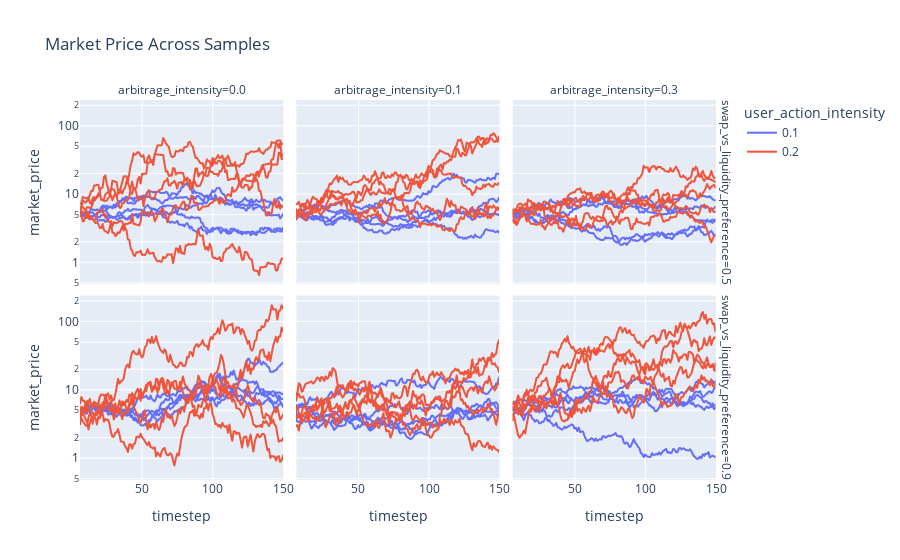

The notebook cell saved with this chart:
### Code cell
fig_df = results.query('timestep > 5')

fig = px.line(fig_df,
              x='timestep',
              y='market_price',
              line_group='run',
              facet_col='arbitrage_intensity',
              facet_row='swap_vs_liquidity_preference',
              color='user_action_intensity',
              log_y=True,
              title='Market Price Across Samples')
fig.show()

### Figure 1 — Plotly figure (JSON) as saved in the notebook; plotly's stock layout.template omitted (floating-point values rounded to 4 significant figures; data arrays with more than 128 entries replaced by an {"elided": "..."} marker saying what was removed)
{"data": [{"hovertemplate": "user_action_intensity=0.1<br>swap_vs_liquidity_preference=0.5<br>arbitrage_intensity=0.0<br>run=1<br>timestep=%{x}<br>market_price=%{y}<extra></extra>", "legendgroup": "0.1", "line": {"color": "#636efa", "dash": "solid"}, "mode": "lines", "name": "0.1", "showlegend": true, "type": "scattergl", "x": {"elided": "145 int values"}, "xaxis": "x4", "y": {"elided": "145 float values"}, "yaxis": "y4"}, {"hovertemplate": "user_action_intensity=0.1<br>swap_vs_liquidity_preference=0.5<br>arbitrage_intensity=0.0<br>run=2<br>timestep=%{x}<br>market_price=%{y}<extra></extra>", "legendgroup": "0.1", "line": {"color": "#636efa", "dash": "solid"}, "mode": "lines", "name": "0.1", "showlegend": false, "type": "scattergl", "x": {"elided": "145 int values"}, "xaxis": "x4", "y": {"elided": "145 float values"}, "yaxis": "y4"}, {"hovertemplate": "user_action_intensity=0.1<br>swap_vs_liquidity_preference=0.5<br>arbitrage_intensity=0.0<br>run=3<br>timestep=%{x}<br>market_price=%{y}<extra></extra>", "legendgroup": "0.1", "line": {"color": "#636efa", "dash": "solid"}, "mode": "lines", "name": "0.1", "showlegend": false, "type": "scattergl", "x": {"elided": "145 int values"}, "xaxis": "x4", "y": {"elided": "145 float values"}, "yaxis": "y4"}, {"hovertemplate": "user_action_intensity=0.1<br>swap_vs_liquidity_preference=0.5<br>arbitrage_intensity=0.0<br>run=4<br>timestep=%{x}<br>market_price=%{y}<extra></extra>", "legendgroup": "0.1", "line": {"color": "#636efa", "dash": "solid"}, "mode": "lines", "name": "0.1", "showlegend": false, "type": "scattergl", "x": {"elided": "145 int values"}, "xaxis": "x4", "y": {"elided": "145 float values"}, "yaxis": "y4"}, {"hovertemplate": "user_action_intensity=0.1<br>swap_vs_liquidity_preference=0.5<br>arbitrage_intensity=0.0<br>run=5<br>timestep=%{x}<br>market_price=%{y}<extra></extra>", "legendgroup": "0.1", "line": {"color": "#636efa", "dash": "solid"}, "mode": "lines", "name": "0.1", "showlegend": false, "type": "scattergl", "x": {"elided": "145 int values"}, "xaxis": "x4", "y": {"elided": "145 float values"}, "yaxis": "y4"}, {"hovertemplate": "user_action_intensity=0.1<br>swap_vs_liquidity_preference=0.5<br>arbitrage_intensity=0.1<br>run=1<br>timestep=%{x}<br>market_price=%{y}<extra></extra>", "legendgroup": "0.1", "line": {"color": "#636efa", "dash": "solid"}, "mode": "lines", "name": "0.1", "showlegend": false, "type": "scattergl", "x": {"elided": "145 int values"}, "xaxis": "x5", "y": {"elided": "145 float values"}, "yaxis": "y5"}, {"hovertemplate": "user_action_intensity=0.1<br>swap_vs_liquidity_preference=0.5<br>arbitrage_intensity=0.1<br>run=2<br>timestep=%{x}<br>market_price=%{y}<extra></extra>", "legendgroup": "0.1", "line": {"color": "#636efa", "dash": "solid"}, "mode": "lines", "name": "0.1", "showlegend": false, "type": "scattergl", "x": {"elided": "145 int values"}, "xaxis": "x5", "y": {"elided": "145 float values"}, "yaxis": "y5"}, {"hovertemplate": "user_action_intensity=0.1<br>swap_vs_liquidity_preference=0.5<br>arbitrage_intensity=0.1<br>run=3<br>timestep=%{x}<br>market_price=%{y}<extra></extra>", "legendgroup": "0.1", "line": {"color": "#636efa", "dash": "solid"}, "mode": "lines", "name": "0.1", "showlegend": false, "type": "scattergl", "x": {"elided": "145 int values"}, "xaxis": "x5", "y": {"elided": "145 float values"}, "yaxis": "y5"}, {"hovertemplate": "user_action_intensity=0.1<br>swap_vs_liquidity_preference=0.5<br>arbitrage_intensity=0.1<br>run=4<br>timestep=%{x}<br>market_price=%{y}<extra></extra>", "legendgroup": "0.1", "line": {"color": "#636efa", "dash": "solid"}, "mode": "lines", "name": "0.1", "showlegend": false, "type": "scattergl", "x": {"elided": "145 int values"}, "xaxis": "x5", "y": {"elided": "145 float values"}, "yaxis": "y5"}, {"hovertemplate": "user_action_intensity=0.1<br>swap_vs_liquidity_preference=0.5<br>arbitrage_intensity=0.1<br>run=5<br>timestep=%{x}<br>market_price=%{y}<extra></extra>", "legendgroup": "0.1", "line": {"color": "#636efa", "dash": "solid"}, "mode": "lines", "name": "0.1", "showlegend": false, "type": "scattergl", "x": {"elided": "145 int values"}, "xaxis": "x5", "y": {"elided": "145 float values"}, "yaxis": "y5"}, {"hovertemplate": "user_action_intensity=0.1<br>swap_vs_liquidity_preference=0.5<br>arbitrage_intensity=0.3<br>run=1<br>timestep=%{x}<br>market_price=%{y}<extra></extra>", "legendgroup": "0.1", "line": {"color": "#636efa", "dash": "solid"}, "mode": "lines", "name": "0.1", "showlegend": false, "type": "scattergl", "x": {"elided": "145 int values"}, "xaxis": "x6", "y": {"elided": "145 float values"}, "yaxis": "y6"}, {"hovertemplate": "user_action_intensity=0.1<br>swap_vs_liquidity_preference=0.5<br>arbitrage_intensity=0.3<br>run=2<br>timestep=%{x}<br>market_price=%{y}<extra></extra>", "legendgroup": "0.1", "line": {"color": "#636efa", "dash": "solid"}, "mode": "lines", "name": "0.1", "showlegend": false, "type": "scattergl", "x": {"elided": "145 int values"}, "xaxis": "x6", "y": {"elided": "145 float values"}, "yaxis": "y6"}, {"hovertemplate": "user_action_intensity=0.1<br>swap_vs_liquidity_preference=0.5<br>arbitrage_intensity=0.3<br>run=3<br>timestep=%{x}<br>market_price=%{y}<extra></extra>", "legendgroup": "0.1", "line": {"color": "#636efa", "dash": "solid"}, "mode": "lines", "name": "0.1", "showlegend": false, "type": "scattergl", "x": {"elided": "145 int values"}, "xaxis": "x6", "y": {"elided": "145 float values"}, "yaxis": "y6"}, {"hovertemplate": "user_action_intensity=0.1<br>swap_vs_liquidity_preference=0.5<br>arbitrage_intensity=0.3<br>run=4<br>timestep=%{x}<br>market_price=%{y}<extra></extra>", "legendgroup": "0.1", "line": {"color": "#636efa", "dash": "solid"}, "mode": "lines", "name": "0.1", "showlegend": false, "type": "scattergl", "x": {"elided": "145 int values"}, "xaxis": "x6", "y": {"elided": "145 float values"}, "yaxis": "y6"}, {"hovertemplate": "user_action_intensity=0.1<br>swap_vs_liquidity_preference=0.5<br>arbitrage_intensity=0.3<br>run=5<br>timestep=%{x}<br>market_price=%{y}<extra></extra>", "legendgroup": "0.1", "line": {"color": "#636efa", "dash": "solid"}, "mode": "lines", "name": "0.1", "showlegend": false, "type": "scattergl", "x": {"elided": "145 int values"}, "xaxis": "x6", "y": {"elided": "145 float values"}, "yaxis": "y6"}, {"hovertemplate": "user_action_intensity=0.1<br>swap_vs_liquidity_preference=0.9<br>arbitrage_intensity=0.0<br>run=1<br>timestep=%{x}<br>market_price=%{y}<extra></extra>", "legendgroup": "0.1", "line": {"color": "#636efa", "dash": "solid"}, "mode": "lines", "name": "0.1", "showlegend": false, "type": "scattergl", "x": {"elided": "145 int values"}, "xaxis": "x", "y": {"elided": "145 float values"}, "yaxis": "y"}, {"hovertemplate": "user_action_intensity=0.1<br>swap_vs_liquidity_preference=0.9<br>arbitrage_intensity=0.0<br>run=2<br>timestep=%{x}<br>market_price=%{y}<extra></extra>", "legendgroup": "0.1", "line": {"color": "#636efa", "dash": "solid"}, "mode": "lines", "name": "0.1", "showlegend": false, "type": "scattergl", "x": {"elided": "145 int values"}, "xaxis": "x", "y": {"elided": "145 float values"}, "yaxis": "y"}, {"hovertemplate": "user_action_intensity=0.1<br>swap_vs_liquidity_preference=0.9<br>arbitrage_intensity=0.0<br>run=3<br>timestep=%{x}<br>market_price=%{y}<extra></extra>", "legendgroup": "0.1", "line": {"color": "#636efa", "dash": "solid"}, "mode": "lines", "name": "0.1", "showlegend": false, "type": "scattergl", "x": {"elided": "145 int values"}, "xaxis": "x", "y": {"elided": "145 float values"}, "yaxis": "y"}, {"hovertemplate": "user_action_intensity=0.1<br>swap_vs_liquidity_preference=0.9<br>arbitrage_intensity=0.0<br>run=4<br>timestep=%{x}<br>market_price=%{y}<extra></extra>", "legendgroup": "0.1", "line": {"color": "#636efa", "dash": "solid"}, "mode": "lines", "name": "0.1", "showlegend": false, "type": "scattergl", "x": {"elided": "145 int values"}, "xaxis": "x", "y": {"elided": "145 float values"}, "yaxis": "y"}, {"hovertemplate": "user_action_intensity=0.1<br>swap_vs_liquidity_preference=0.9<br>arbitrage_intensity=0.0<br>run=5<br>timestep=%{x}<br>market_price=%{y}<extra></extra>", "legendgroup": "0.1", "line": {"color": "#636efa", "dash": "solid"}, "mode": "lines", "name": "0.1", "showlegend": false, "type": "scattergl", "x": {"elided": "145 int values"}, "xaxis": "x", "y": {"elided": "145 float values"}, "yaxis": "y"}, {"hovertemplate": "user_action_intensity=0.1<br>swap_vs_liquidity_preference=0.9<br>arbitrage_intensity=0.1<br>run=1<br>timestep=%{x}<br>market_price=%{y}<extra></extra>", "legendgroup": "0.1", "line": {"color": "#636efa", "dash": "solid"}, "mode": "lines", "name": "0.1", "showlegend": false, "type": "scattergl", "x": {"elided": "145 int values"}, "xaxis": "x2", "y": {"elided": "145 float values"}, "yaxis": "y2"}, {"hovertemplate": "user_action_intensity=0.1<br>swap_vs_liquidity_preference=0.9<br>arbitrage_intensity=0.1<br>run=2<br>timestep=%{x}<br>market_price=%{y}<extra></extra>", "legendgroup": "0.1", "line": {"color": "#636efa", "dash": "solid"}, "mode": "lines", "name": "0.1", "showlegend": false, "type": "scattergl", "x": {"elided": "145 int values"}, "xaxis": "x2", "y": {"elided": "145 float values"}, "yaxis": "y2"}, {"hovertemplate": "user_action_intensity=0.1<br>swap_vs_liquidity_preference=0.9<br>arbitrage_intensity=0.1<br>run=3<br>timestep=%{x}<br>market_price=%{y}<extra></extra>", "legendgroup": "0.1", "line": {"color": "#636efa", "dash": "solid"}, "mode": "lines", "name": "0.1", "showlegend": false, "type": "scattergl", "x": {"elided": "145 int values"}, "xaxis": "x2", "y": {"elided": "145 float values"}, "yaxis": "y2"}, {"hovertemplate": "user_action_intensity=0.1<br>swap_vs_liquidity_preference=0.9<br>arbitrage_intensity=0.1<br>run=4<br>timestep=%{x}<br>market_price=%{y}<extra></extra>", "legendgroup": "0.1", "line": {"color": "#636efa", "dash": "solid"}, "mode": "lines", "name": "0.1", "showlegend": false, "type": "scattergl", "x": {"elided": "145 int values"}, "xaxis": "x2", "y": {"elided": "145 float values"}, "yaxis": "y2"}, {"hovertemplate": "user_action_intensity=0.1<br>swap_vs_liquidity_preference=0.9<br>arbitrage_intensity=0.1<br>run=5<br>timestep=%{x}<br>market_price=%{y}<extra></extra>", "legendgroup": "0.1", "line": {"color": "#636efa", "dash": "solid"}, "mode": "lines", "name": "0.1", "showlegend": false, "type": "scattergl", "x": {"elided": "145 int values"}, "xaxis": "x2", "y": {"elided": "145 float values"}, "yaxis": "y2"}, {"hovertemplate": "user_action_intensity=0.1<br>swap_vs_liquidity_preference=0.9<br>arbitrage_intensity=0.3<br>run=1<br>timestep=%{x}<br>market_price=%{y}<extra></extra>", "legendgroup": "0.1", "line": {"color": "#636efa", "dash": "solid"}, "mode": "lines", "name": "0.1", "showlegend": false, "type": "scattergl", "x": {"elided": "145 int values"}, "xaxis": "x3", "y": {"elided": "145 float values"}, "yaxis": "y3"}, {"hovertemplate": "user_action_intensity=0.1<br>swap_vs_liquidity_preference=0.9<br>arbitrage_intensity=0.3<br>run=2<br>timestep=%{x}<br>market_price=%{y}<extra></extra>", "legendgroup": "0.1", "line": {"color": "#636efa", "dash": "solid"}, "mode": "lines", "name": "0.1", "showlegend": false, "type": "scattergl", "x": {"elided": "145 int values"}, "xaxis": "x3", "y": {"elided": "145 float values"}, "yaxis": "y3"}, {"hovertemplate": "user_action_intensity=0.1<br>swap_vs_liquidity_preference=0.9<br>arbitrage_intensity=0.3<br>run=3<br>timestep=%{x}<br>market_price=%{y}<extra></extra>", "legendgroup": "0.1", "line": {"color": "#636efa", "dash": "solid"}, "mode": "lines", "name": "0.1", "showlegend": false, "type": "scattergl", "x": {"elided": "145 int values"}, "xaxis": "x3", "y": {"elided": "145 float values"}, "yaxis": "y3"}, {"hovertemplate": "user_action_intensity=0.1<br>swap_vs_liquidity_preference=0.9<br>arbitrage_intensity=0.3<br>run=4<br>timestep=%{x}<br>market_price=%{y}<extra></extra>", "legendgroup": "0.1", "line": {"color": "#636efa", "dash": "solid"}, "mode": "lines", "name": "0.1", "showlegend": false, "type": "scattergl", "x": {"elided": "145 int values"}, "xaxis": "x3", "y": {"elided": "145 float values"}, "yaxis": "y3"}, {"hovertemplate": "user_action_intensity=0.1<br>swap_vs_liquidity_preference=0.9<br>arbitrage_intensity=0.3<br>run=5<br>timestep=%{x}<br>market_price=%{y}<extra></extra>", "legendgroup": "0.1", "line": {"color": "#636efa", "dash": "solid"}, "mode": "lines", "name": "0.1", "showlegend": false, "type": "scattergl", "x": {"elided": "145 int values"}, "xaxis": "x3", "y": {"elided": "145 float values"}, "yaxis": "y3"}, {"hovertemplate": "user_action_intensity=0.2<br>swap_vs_liquidity_preference=0.5<br>arbitrage_intensity=0.0<br>run=1<br>timestep=%{x}<br>market_price=%{y}<extra></extra>", "legendgroup": "0.2", "line": {"color": "#EF553B", "dash": "solid"}, "mode": "lines", "name": "0.2", "showlegend": true, "type": "scattergl", "x": {"elided": "145 int values"}, "xaxis": "x4", "y": {"elided": "145 float values"}, "yaxis": "y4"}, {"hovertemplate": "user_action_intensity=0.2<br>swap_vs_liquidity_preference=0.5<br>arbitrage_intensity=0.0<br>run=2<br>timestep=%{x}<br>market_price=%{y}<extra></extra>", "legendgroup": "0.2", "line": {"color": "#EF553B", "dash": "solid"}, "mode": "lines", "name": "0.2", "showlegend": false, "type": "scattergl", "x": {"elided": "145 int values"}, "xaxis": "x4", "y": {"elided": "145 float values"}, "yaxis": "y4"}, {"hovertemplate": "user_action_intensity=0.2<br>swap_vs_liquidity_preference=0.5<br>arbitrage_intensity=0.0<br>run=3<br>timestep=%{x}<br>market_price=%{y}<extra></extra>", "legendgroup": "0.2", "line": {"color": "#EF553B", "dash": "solid"}, "mode": "lines", "name": "0.2", "showlegend": false, "type": "scattergl", "x": {"elided": "145 int values"}, "xaxis": "x4", "y": {"elided": "145 float values"}, "yaxis": "y4"}, {"hovertemplate": "user_action_intensity=0.2<br>swap_vs_liquidity_preference=0.5<br>arbitrage_intensity=0.0<br>run=4<br>timestep=%{x}<br>market_price=%{y}<extra></extra>", "legendgroup": "0.2", "line": {"color": "#EF553B", "dash": "solid"}, "mode": "lines", "name": "0.2", "showlegend": false, "type": "scattergl", "x": {"elided": "145 int values"}, "xaxis": "x4", "y": {"elided": "145 float values"}, "yaxis": "y4"}, {"hovertemplate": "user_action_intensity=0.2<br>swap_vs_liquidity_preference=0.5<br>arbitrage_intensity=0.0<br>run=5<br>timestep=%{x}<br>market_price=%{y}<extra></extra>", "legendgroup": "0.2", "line": {"color": "#EF553B", "dash": "solid"}, "mode": "lines", "name": "0.2", "showlegend": false, "type": "scattergl", "x": {"elided": "145 int values"}, "xaxis": "x4", "y": {"elided": "145 float values"}, "yaxis": "y4"}, {"hovertemplate": "user_action_intensity=0.2<br>swap_vs_liquidity_preference=0.5<br>arbitrage_intensity=0.1<br>run=1<br>timestep=%{x}<br>market_price=%{y}<extra></extra>", "legendgroup": "0.2", "line": {"color": "#EF553B", "dash": "solid"}, "mode": "lines", "name": "0.2", "showlegend": false, "type": "scattergl", "x": {"elided": "145 int values"}, "xaxis": "x5", "y": {"elided": "145 float values"}, "yaxis": "y5"}, {"hovertemplate": "user_action_intensity=0.2<br>swap_vs_liquidity_preference=0.5<br>arbitrage_intensity=0.1<br>run=2<br>timestep=%{x}<br>market_price=%{y}<extra></extra>", "legendgroup": "0.2", "line": {"color": "#EF553B", "dash": "solid"}, "mode": "lines", "name": "0.2", "showlegend": false, "type": "scattergl", "x": {"elided": "145 int values"}, "xaxis": "x5", "y": {"elided": "145 float values"}, "yaxis": "y5"}, {"hovertemplate": "user_action_intensity=0.2<br>swap_vs_liquidity_preference=0.5<br>arbitrage_intensity=0.1<br>run=3<br>timestep=%{x}<br>market_price=%{y}<extra></extra>", "legendgroup": "0.2", "line": {"color": "#EF553B", "dash": "solid"}, "mode": "lines", "name": "0.2", "showlegend": false, "type": "scattergl", "x": {"elided": "145 int values"}, "xaxis": "x5", "y": {"elided": "145 float values"}, "yaxis": "y5"}, {"hovertemplate": "user_action_intensity=0.2<br>swap_vs_liquidity_preference=0.5<br>arbitrage_intensity=0.1<br>run=4<br>timestep=%{x}<br>market_price=%{y}<extra></extra>", "legendgroup": "0.2", "line": {"color": "#EF553B", "dash": "solid"}, "mode": "lines", "name": "0.2", "showlegend": false, "type": "scattergl", "x": {"elided": "145 int values"}, "xaxis": "x5", "y": {"elided": "145 float values"}, "yaxis": "y5"}, {"hovertemplate": "user_action_intensity=0.2<br>swap_vs_liquidity_preference=0.5<br>arbitrage_intensity=0.1<br>run=5<br>timestep=%{x}<br>market_price=%{y}<extra></extra>", "legendgroup": "0.2", "line": {"color": "#EF553B", "dash": "solid"}, "mode": "lines", "name": "0.2", "showlegend": false, "type": "scattergl", "x": {"elided": "145 int values"}, "xaxis": "x5", "y": {"elided": "145 float values"}, "yaxis": "y5"}, {"hovertemplate": "user_action_intensity=0.2<br>swap_vs_liquidity_preference=0.5<br>arbitrage_intensity=0.3<br>run=1<br>timestep=%{x}<br>market_price=%{y}<extra></extra>", "legendgroup": "0.2", "line": {"color": "#EF553B", "dash": "solid"}, "mode": "lines", "name": "0.2", "showlegend": false, "type": "scattergl", "x": {"elided": "145 int values"}, "xaxis": "x6", "y": {"elided": "145 float values"}, "yaxis": "y6"}, {"hovertemplate": "user_action_intensity=0.2<br>swap_vs_liquidity_preference=0.5<br>arbitrage_intensity=0.3<br>run=2<br>timestep=%{x}<br>market_price=%{y}<extra></extra>", "legendgroup": "0.2", "line": {"color": "#EF553B", "dash": "solid"}, "mode": "lines", "name": "0.2", "showlegend": false, "type": "scattergl", "x": {"elided": "145 int values"}, "xaxis": "x6", "y": {"elided": "145 float values"}, "yaxis": "y6"}, {"hovertemplate": "user_action_intensity=0.2<br>swap_vs_liquidity_preference=0.5<br>arbitrage_intensity=0.3<br>run=3<br>timestep=%{x}<br>market_price=%{y}<extra></extra>", "legendgroup": "0.2", "line": {"color": "#EF553B", "dash": "solid"}, "mode": "lines", "name": "0.2", "showlegend": false, "type": "scattergl", "x": {"elided": "145 int values"}, "xaxis": "x6", "y": {"elided": "145 float values"}, "yaxis": "y6"}, {"hovertemplate": "user_action_intensity=0.2<br>swap_vs_liquidity_preference=0.5<br>arbitrage_intensity=0.3<br>run=4<br>timestep=%{x}<br>market_price=%{y}<extra></extra>", "legendgroup": "0.2", "line": {"color": "#EF553B", "dash": "solid"}, "mode": "lines", "name": "0.2", "showlegend": false, "type": "scattergl", "x": {"elided": "145 int values"}, "xaxis": "x6", "y": {"elided": "145 float values"}, "yaxis": "y6"}, {"hovertemplate": "user_action_intensity=0.2<br>swap_vs_liquidity_preference=0.5<br>arbitrage_intensity=0.3<br>run=5<br>timestep=%{x}<br>market_price=%{y}<extra></extra>", "legendgroup": "0.2", "line": {"color": "#EF553B", "dash": "solid"}, "mode": "lines", "name": "0.2", "showlegend": false, "type": "scattergl", "x": {"elided": "145 int values"}, "xaxis": "x6", "y": {"elided": "145 float values"}, "yaxis": "y6"}, {"hovertemplate": "user_action_intensity=0.2<br>swap_vs_liquidity_preference=0.9<br>arbitrage_intensity=0.0<br>run=1<br>timestep=%{x}<br>market_price=%{y}<extra></extra>", "legendgroup": "0.2", "line": {"color": "#EF553B", "dash": "solid"}, "mode": "lines", "name": "0.2", "showlegend": false, "type": "scattergl", "x": {"elided": "145 int values"}, "xaxis": "x", "y": {"elided": "145 float values"}, "yaxis": "y"}, {"hovertemplate": "user_action_intensity=0.2<br>swap_vs_liquidity_preference=0.9<br>arbitrage_intensity=0.0<br>run=2<br>timestep=%{x}<br>market_price=%{y}<extra></extra>", "legendgroup": "0.2", "line": {"color": "#EF553B", "dash": "solid"}, "mode": "lines", "name": "0.2", "showlegend": false, "type": "scattergl", "x": {"elided": "145 int values"}, "xaxis": "x", "y": {"elided": "145 float values"}, "yaxis": "y"}, {"hovertemplate": "user_action_intensity=0.2<br>swap_vs_liquidity_preference=0.9<br>arbitrage_intensity=0.0<br>run=3<br>timestep=%{x}<br>market_price=%{y}<extra></extra>", "legendgroup": "0.2", "line": {"color": "#EF553B", "dash": "solid"}, "mode": "lines", "name": "0.2", "showlegend": false, "type": "scattergl", "x": {"elided": "145 int values"}, "xaxis": "x", "y": {"elided": "145 float values"}, "yaxis": "y"}, {"hovertemplate": "user_action_intensity=0.2<br>swap_vs_liquidity_preference=0.9<br>arbitrage_intensity=0.0<br>run=4<br>timestep=%{x}<br>market_price=%{y}<extra></extra>", "legendgroup": "0.2", "line": {"color": "#EF553B", "dash": "solid"}, "mode": "lines", "name": "0.2", "showlegend": false, "type": "scattergl", "x": {"elided": "145 int values"}, "xaxis": "x", "y": {"elided": "145 float values"}, "yaxis": "y"}, {"hovertemplate": "user_action_intensity=0.2<br>swap_vs_liquidity_preference=0.9<br>arbitrage_intensity=0.0<br>run=5<br>timestep=%{x}<br>market_price=%{y}<extra></extra>", "legendgroup": "0.2", "line": {"color": "#EF553B", "dash": "solid"}, "mode": "lines", "name": "0.2", "showlegend": false, "type": "scattergl", "x": {"elided": "145 int values"}, "xaxis": "x", "y": {"elided": "145 float values"}, "yaxis": "y"}, {"hovertemplate": "user_action_intensity=0.2<br>swap_vs_liquidity_preference=0.9<br>arbitrage_intensity=0.1<br>run=1<br>timestep=%{x}<br>market_price=%{y}<extra></extra>", "legendgroup": "0.2", "line": {"color": "#EF553B", "dash": "solid"}, "mode": "lines", "name": "0.2", "showlegend": false, "type": "scattergl", "x": {"elided": "145 int values"}, "xaxis": "x2", "y": {"elided": "145 float values"}, "yaxis": "y2"}, {"hovertemplate": "user_action_intensity=0.2<br>swap_vs_liquidity_preference=0.9<br>arbitrage_intensity=0.1<br>run=2<br>timestep=%{x}<br>market_price=%{y}<extra></extra>", "legendgroup": "0.2", "line": {"color": "#EF553B", "dash": "solid"}, "mode": "lines", "name": "0.2", "showlegend": false, "type": "scattergl", "x": {"elided": "145 int values"}, "xaxis": "x2", "y": {"elided": "145 float values"}, "yaxis": "y2"}, {"hovertemplate": "user_action_intensity=0.2<br>swap_vs_liquidity_preference=0.9<br>arbitrage_intensity=0.1<br>run=3<br>timestep=%{x}<br>market_price=%{y}<extra></extra>", "legendgroup": "0.2", "line": {"color": "#EF553B", "dash": "solid"}, "mode": "lines", "name": "0.2", "showlegend": false, "type": "scattergl", "x": {"elided": "145 int values"}, "xaxis": "x2", "y": {"elided": "145 float values"}, "yaxis": "y2"}, {"hovertemplate": "user_action_intensity=0.2<br>swap_vs_liquidity_preference=0.9<br>arbitrage_intensity=0.1<br>run=4<br>timestep=%{x}<br>market_price=%{y}<extra></extra>", "legendgroup": "0.2", "line": {"color": "#EF553B", "dash": "solid"}, "mode": "lines", "name": "0.2", "showlegend": false, "type": "scattergl", "x": {"elided": "145 int values"}, "xaxis": "x2", "y": {"elided": "145 float values"}, "yaxis": "y2"}, {"hovertemplate": "user_action_intensity=0.2<br>swap_vs_liquidity_preference=0.9<br>arbitrage_intensity=0.1<br>run=5<br>timestep=%{x}<br>market_price=%{y}<extra></extra>", "legendgroup": "0.2", "line": {"color": "#EF553B", "dash": "solid"}, "mode": "lines", "name": "0.2", "showlegend": false, "type": "scattergl", "x": {"elided": "145 int values"}, "xaxis": "x2", "y": {"elided": "145 float values"}, "yaxis": "y2"}, {"hovertemplate": "user_action_intensity=0.2<br>swap_vs_liquidity_preference=0.9<br>arbitrage_intensity=0.3<br>run=1<br>timestep=%{x}<br>market_price=%{y}<extra></extra>", "legendgroup": "0.2", "line": {"color": "#EF553B", "dash": "solid"}, "mode": "lines", "name": "0.2", "showlegend": false, "type": "scattergl", "x": {"elided": "145 int values"}, "xaxis": "x3", "y": {"elided": "145 float values"}, "yaxis": "y3"}, {"hovertemplate": "user_action_intensity=0.2<br>swap_vs_liquidity_preference=0.9<br>arbitrage_intensity=0.3<br>run=2<br>timestep=%{x}<br>market_price=%{y}<extra></extra>", "legendgroup": "0.2", "line": {"color": "#EF553B", "dash": "solid"}, "mode": "lines", "name": "0.2", "showlegend": false, "type": "scattergl", "x": {"elided": "145 int values"}, "xaxis": "x3", "y": {"elided": "145 float values"}, "yaxis": "y3"}, {"hovertemplate": "user_action_intensity=0.2<br>swap_vs_liquidity_preference=0.9<br>arbitrage_intensity=0.3<br>run=3<br>timestep=%{x}<br>market_price=%{y}<extra></extra>", "legendgroup": "0.2", "line": {"color": "#EF553B", "dash": "solid"}, "mode": "lines", "name": "0.2", "showlegend": false, "type": "scattergl", "x": {"elided": "145 int values"}, "xaxis": "x3", "y": {"elided": "145 float values"}, "yaxis": "y3"}, {"hovertemplate": "user_action_intensity=0.2<br>swap_vs_liquidity_preference=0.9<br>arbitrage_intensity=0.3<br>run=4<br>timestep=%{x}<br>market_price=%{y}<extra></extra>", "legendgroup": "0.2", "line": {"color": "#EF553B", "dash": "solid"}, "mode": "lines", "name": "0.2", "showlegend": false, "type": "scattergl", "x": {"elided": "145 int values"}, "xaxis": "x3", "y": {"elided": "145 float values"}, "yaxis": "y3"}, {"hovertemplate": "user_action_intensity=0.2<br>swap_vs_liquidity_preference=0.9<br>arbitrage_intensity=0.3<br>run=5<br>timestep=%{x}<br>market_price=%{y}<extra></extra>", "legendgroup": "0.2", "line": {"color": "#EF553B", "dash": "solid"}, "mode": "lines", "name": "0.2", "showlegend": false, "type": "scattergl", "x": {"elided": "145 int values"}, "xaxis": "x3", "y": {"elided": "145 float values"}, "yaxis": "y3"}], "layout": {"annotations": [{"font": {}, "showarrow": false, "text": "arbitrage_intensity=0.0", "x": 0.1567, "xanchor": "center", "xref": "paper", "y": 1, "yanchor": "bottom", "yref": "paper"}, {"font": {}, "showarrow": false, "text": "arbitrage_intensity=0.1", "x": 0.49, "xanchor": "center", "xref": "paper", "y": 1, "yanchor": "bottom", "yref": "paper"}, {"font": {}, "showarrow": false, "text": "arbitrage_intensity=0.3", "x": 0.8233, "xanchor": "center", "xref": "paper", "y": 1, "yanchor": "bottom", "yref": "paper"}, {"font": {}, "showarrow": false, "text": "swap_vs_liquidity_preference=0.9", "textangle": 90, "x": 0.98, "xanchor": "left", "xref": "paper", "y": 0.2425, "yanchor": "middle", "yref": "paper"}, {"font": {}, "showarrow": false, "text": "swap_vs_liquidity_preference=0.5", "textangle": 90, "x": 0.98, "xanchor": "left", "xref": "paper", "y": 0.7575, "yanchor": "middle", "yref": "paper"}], "legend": {"title": {"text": "user_action_intensity"}, "tracegroupgap": 0}, "title": {"text": "Market Price Across Samples"}, "xaxis": {"anchor": "y", "domain": [0, 0.3133], "title": {"text": "timestep"}}, "xaxis2": {"anchor": "y2", "domain": [0.3333, 0.6467], "matches": "x", "title": {"text": "timestep"}}, "xaxis3": {"anchor": "y3", "domain": [0.6667, 0.98], "matches": "x", "title": {"text": "timestep"}}, "xaxis4": {"anchor": "y4", "domain": [0, 0.3133], "matches": "x", "showticklabels": false}, "xaxis5": {"anchor": "y5", "domain": [0.3333, 0.6467], "matches": "x", "showticklabels": false}, "xaxis6": {"anchor": "y6", "domain": [0.6667, 0.98], "matches": "x", "showticklabels": false}, "yaxis": {"anchor": "x", "domain": [0, 0.485], "title": {"text": "market_price"}, "type": "log"}, "yaxis2": {"anchor": "x2", "domain": [0, 0.485], "matches": "y", "showticklabels": false, "type": "log"}, "yaxis3": {"anchor": "x3", "domain": [0, 0.485], "matches": "y", "showticklabels": false, "type": "log"}, "yaxis4": {"anchor": "x4", "domain": [0.515, 1], "matches": "y", "title": {"text": "market_price"}, "type": "log"}, "yaxis5": {"anchor": "x5", "domain": [0.515, 1], "matches": "y", "showticklabels": false, "type": "log"}, "yaxis6": {"anchor": "x6", "domain": [0.515, 1], "matches": "y", "showticklabels": false, "type": "log"}}}
